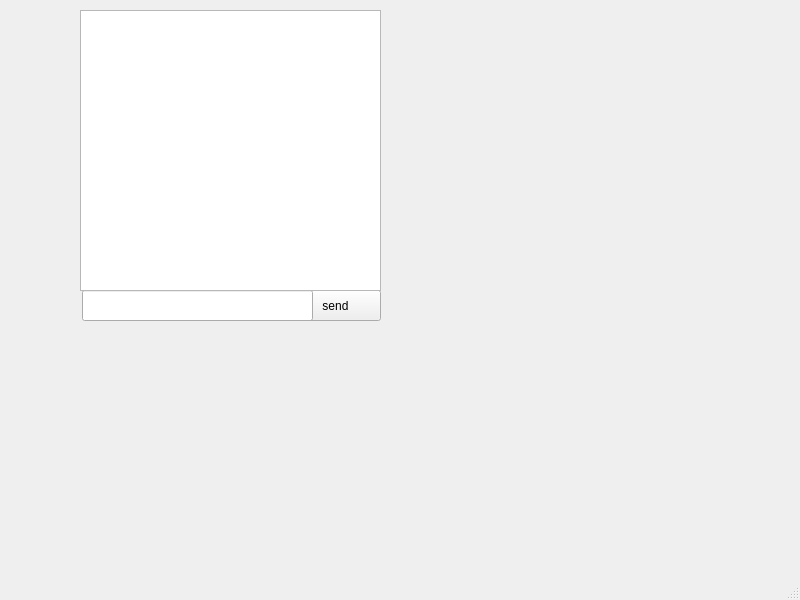
<?xml version="1.0" encoding="UTF-8"?>
<ui version="4.0">
 <class>MainWindow</class>
 <widget class="QMainWindow" name="MainWindow">
  <property name="geometry">
   <rect>
    <x>0</x>
    <y>0</y>
    <width>800</width>
    <height>600</height>
   </rect>
  </property>
  <property name="windowTitle">
   <string>MainWindow</string>
  </property>
  <widget class="QWidget" name="centralwidget">
   <widget class="QPushButton" name="pushButton">
    <property name="geometry">
     <rect>
      <x>290</x>
      <y>290</y>
      <width>91</width>
      <height>31</height>
     </rect>
    </property>
    <property name="text">
     <string>send</string>
    </property>
   </widget>
   <widget class="QLineEdit" name="lineEdit">
    <property name="geometry">
     <rect>
      <x>82</x>
      <y>290</y>
      <width>231</width>
      <height>31</height>
     </rect>
    </property>
   </widget>
   <widget class="QListWidget" name="listWidget">
    <property name="geometry">
     <rect>
      <x>80</x>
      <y>10</y>
      <width>301</width>
      <height>281</height>
     </rect>
    </property>
   </widget>
  </widget>
  <widget class="QMenuBar" name="menubar">
   <property name="geometry">
    <rect>
     <x>0</x>
     <y>0</y>
     <width>800</width>
     <height>20</height>
    </rect>
   </property>
  </widget>
  <widget class="QStatusBar" name="statusbar"/>
 </widget>
 <resources/>
 <connections/>
</ui>
